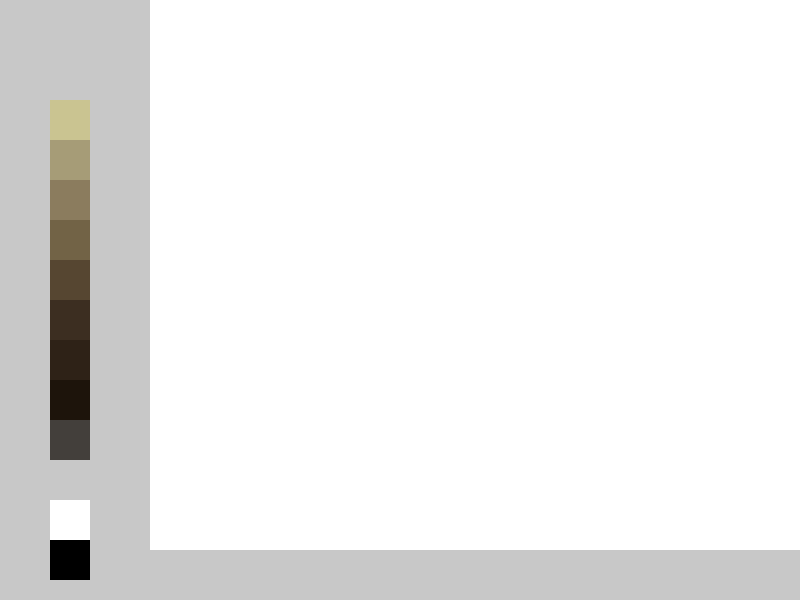
Frame 1 (no input)
Frame 60 (the mouse pressed at the canvas centre just before this capture): identical to frame 1, image omitted
Frame 120 (the mouse held since frame 60 and released just before this capture): identical to frame 1, image omitted

The Processing sketch that drew this single still picture (run headless with seeded random() and noise(); from frame 60 on, the mouse is pressed at the canvas centre):

// Processing sketch: processing_162384
// ── processing_162384.pde

int xPos = 50;
int yPos = 100;
int s = 40;
 
void setup() {
  size(800, 600);
  background(200);
  
 
  //drawing board
  stroke(255);
  strokeWeight(2);
  noStroke();
 
  fill(255);
  rect(150, 0, 700, 550);
 
//1
  fill(202,196,145);
  rect(xPos, yPos, s, s);
//2
  fill(166,156,119);
  rect(xPos, yPos+s, s, s);
//3
  fill(139,124,94);
  rect(xPos, yPos+s*2, s, s);
//4
  fill(114,99,70);
  rect(xPos, yPos+s*3, s, s);
//5
  fill(86,70,49);
  rect(xPos, yPos+s*4, s, s);
//6
  fill(60,46,33);
  rect(xPos, yPos+s*5,s, s);
//7
  fill(46,34,23);
  rect(xPos, yPos+s*6, s, s);
//8
  fill(29,20,11);
  rect(xPos, yPos+s*7, s, s);
//9
  fill(67,63,59);
  rect(xPos, yPos+s*8, s, s);
//10
  fill(255);
  rect(xPos, yPos+s*10, s, s);
//11
  fill(0);
  rect(xPos, yPos+s*11, s, s);

   
}
 
void draw() {
 
 
  if (mousePressed) {
 
 
 
    if (790 > pmouseX && 790 > mouseX && pmouseX > 210 && mouseX > 210 &&
      590 > pmouseY && 590 > mouseY && pmouseY> 10 && mouseY> 10) {
      line(pmouseX, pmouseY, mouseX, mouseY);
    }
 
    //1
    if ( mouseX > xPos && mouseX < xPos+s && mouseY > yPos && mouseY <yPos+s) {
      stroke(202,196,145);
      strokeWeight(10);
    }
 
    //2
    if ( mouseX > xPos && mouseX < xPos+s && mouseY > yPos+s && mouseY <yPos+s*2) {
      stroke(166,156,119);
      strokeWeight(10);
    }
 
    //3
    if ( mouseX > xPos && mouseX < xPos+s && mouseY > yPos+s*2 && mouseY < yPos+s*3) {
      stroke(139,124,94);
      strokeWeight(10);
    }
    //4
    if ( mouseX > xPos && mouseX < xPos+s && mouseY > yPos+s*3 && mouseY < yPos+s*4) {
      stroke(114,99,70);
      strokeWeight(10);
    }
    //5
    if ( mouseX > xPos && mouseX < xPos+s && mouseY > yPos+s*4 && mouseY < yPos+s*5) {
      stroke(86,70,49);
      strokeWeight(10);
    }
    //6
    if ( mouseX > xPos && mouseX < xPos+s && mouseY > yPos+s*5 && mouseY < yPos+s*6) {
      stroke(60,46,33);
      strokeWeight(10);
    }
    //7
    if ( mouseX > xPos && mouseX < xPos+s && mouseY > yPos+s*6 && mouseY < yPos+s*7) {
      stroke(46,34,23);
      strokeWeight(10);
    }
    //8
    if ( mouseX > xPos && mouseX < xPos+s && mouseY > yPos+s*7 && mouseY < yPos+s*8) {
      stroke(29,20,11);
      strokeWeight(10);
    }
    //9
    if ( mouseX > xPos && mouseX < xPos+s && mouseY > yPos+s*8 && mouseY < yPos+s*9) {
      stroke(67,63,59);
      strokeWeight(10);
    }
    //10
    if ( mouseX > xPos && mouseX < xPos+s && mouseY > yPos+s*10 && mouseY < yPos+s*11) {
      stroke(255);
      strokeWeight(10);
    }
    //11
    if ( mouseX > xPos && mouseX < xPos+s && mouseY > yPos+s*11 && mouseY < yPos+s*12) {
      stroke(0);
      strokeWeight(10);
    }
  }
}
